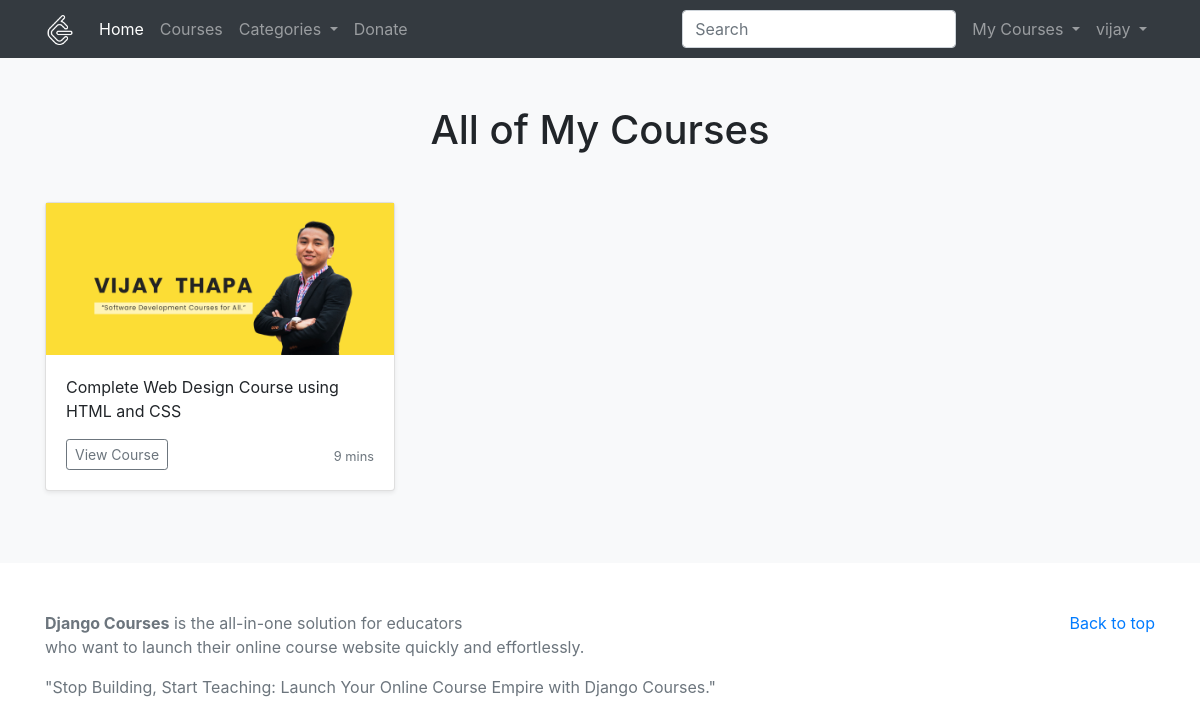
Page /courses/enrolled-courses/ (signed in) on the earlier database version.
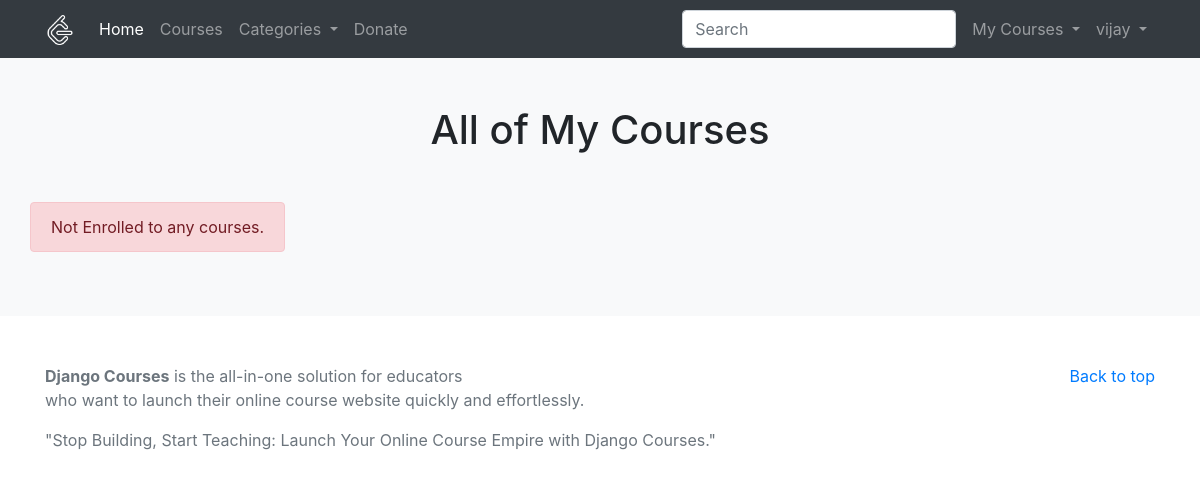
Same page on the later database version.
### courses/models.py (models this page shows, shortened)
class Enroll(models.Model):
    user = models.ForeignKey(User, verbose_name="User", on_delete=models.CASCADE)
    course = models.ForeignKey(Course, verbose_name="Course", on_delete=models.CASCADE)
    enrolled_date = models.DateTimeField(auto_now_add=True, verbose_name="Enrolled Date")

class Course(models.Model):
    course_title = models.CharField(max_length=200, verbose_name="Course Title")
    course_slug = models.SlugField(verbose_name="Course Slug")
    course_description = models.TextField(blank=True, null=True, verbose_name="Course Description")
    course_topic = models.ManyToManyField(Topic, verbose_name="Course Topic")
    course_image = models.ImageField(upload_to="courses/", blank=True, null=True)
    course_is_active = models.CharField(
        choices = IS_ACTIVE,
        default = 'Yes',
        max_length=50,
        verbose_name="Is Active?"
        )
    course_is_featured = models.CharField(
        choices = IS_ACTIVE,
        default = 'Yes',
        max_length=50,
        verbose_name="Is Featured?"
        )
    course_created_at = models.DateTimeField(auto_now_add=True, verbose_name="Created Date")
    course_updated_at = models.DateTimeField(auto_now=True, verbose_name="Updated Date")
    seo_course_title = models.CharField(max_length=60, blank=True, null=True, verbose_name="SEO Course Title (60 Characters Long)")
    seo_course_keywords = models.TextField(blank=True, null=True, verbose_name="SEO for Course Keywords, Separated by Commas")
    seo_course_description = models.TextField(blank=True, null=True, verbose_name="SEO Course Description (160 Characters Long)")
    class Meta:
        ordering = ('-course_created_at', )

### courses/views.py (the view)
# urls.py: path('courses/enrolled-courses/', views.enrolled_courses, name="enrolled-courses"),
@login_required(login_url='account_login')
def enrolled_courses(request):
    try:
        courses = Enroll.objects.filter(user=request.user)
        context = {
            'courses': courses,
        }
        return render(request, 'courses/enrolled_courses.html', context)
    except:
        messages.error(request, "Couldn't Enroll to the course. Please try again later.")
        return redirect(index)

### courses/context_processors.py (called while the page is built)
def head_menu(request):
    topics = Topic.objects.filter(topic_is_active='Yes')
    context = {
        'topics': topics
    }
    return context

def my_courses(request):
    if request.user.is_authenticated:
        enrolled_courses = Enroll.objects.filter(user=request.user)[:5]
    else:
        enrolled_courses = None
    context = {
        'enrolled_courses': enrolled_courses,
    }
    return context

### courses/models.py (called while the page is built)
    def __str__(self):
        return self.topic_title

### templates/courses/enrolled_courses.html (shortened to what this page needs)
{% extends 'base.html' %}
{% block content %}
<div class="album py-5 bg-light">
    <div class="container">
      <h1 class="text-center mb-5">All of My Courses</h1>
      <div class="row">
      {% if courses %}
        {% for course in courses %}
          <div class="col-md-4">
            <div class="card mb-4 shadow-sm">
              {% if course.course.course_image %}
              <img src="{{ course.course.course_image.url }}" class="img-fluid" alt="{{ course.course.course_title }}">
              {% endif %}
              <div class="card-body">
                <p class="card-text">{{ course.course.course_title }}</p>
                <div class="d-flex justify-content-between align-items-center">
                  <div class="btn-group">
                    <a href="{% url 'course-detail' course.course.course_slug %}">
                      <button type="button" class="btn btn-sm btn-outline-secondary">View Course</button>
                    <a>
                  </div>
                  <small class="text-muted">9 mins</small>
                </div>
              </div>
            </div>
          </div>
        {% endfor %}
        {% else %}
        <div class="alert alert-danger">Not Enrolled to any courses. </div>
      {% endif %}
      </div>
    </div>
  </div>
{% endblock content %}

Differences in the rows shown:
removed Enroll: course.course_image (picture), course.course_title "Complete Web Design Course using HTML and CSS"
Other differences:
text now shown: "Not Enrolled to any courses."
